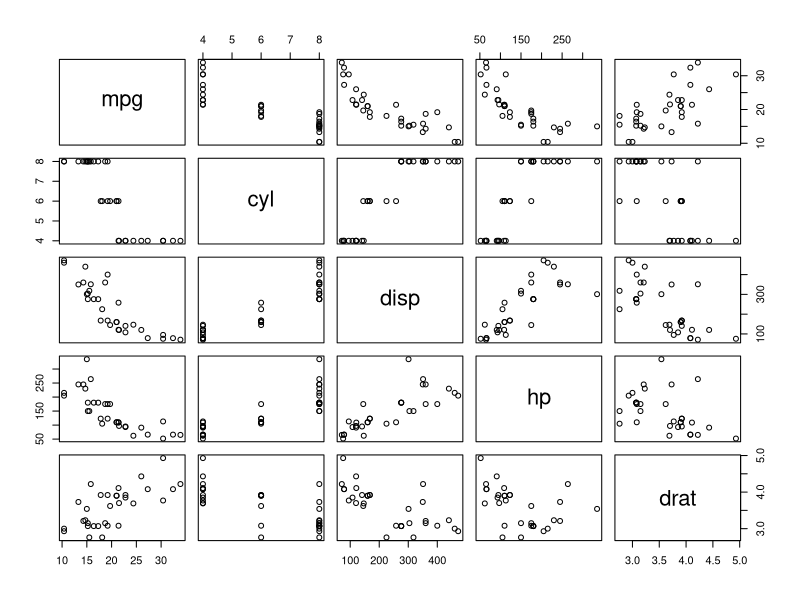
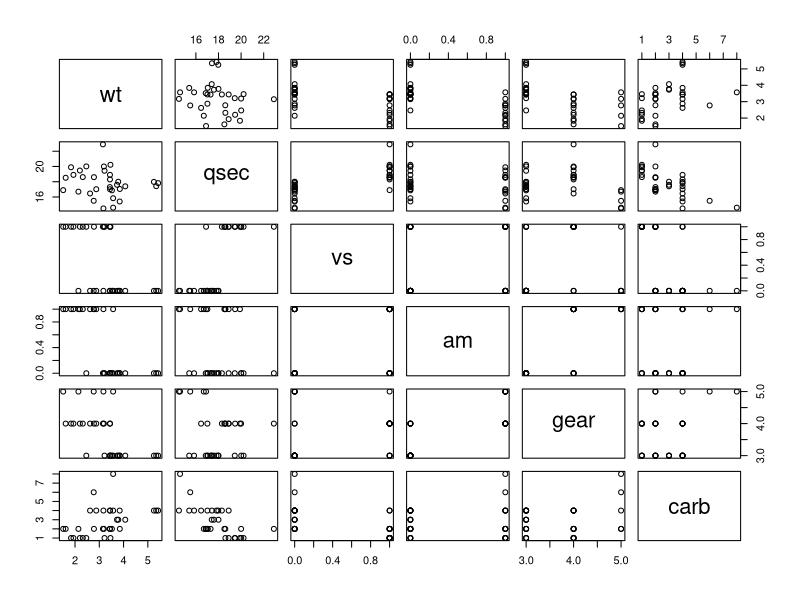
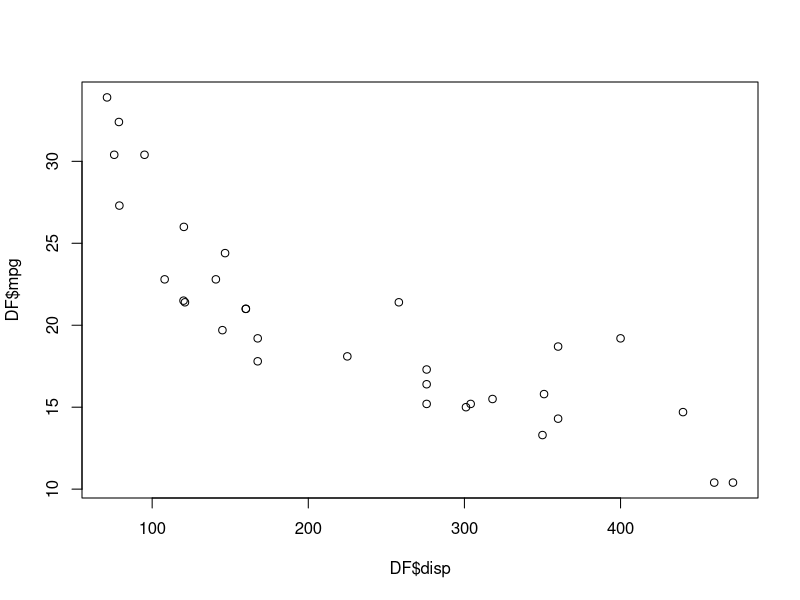
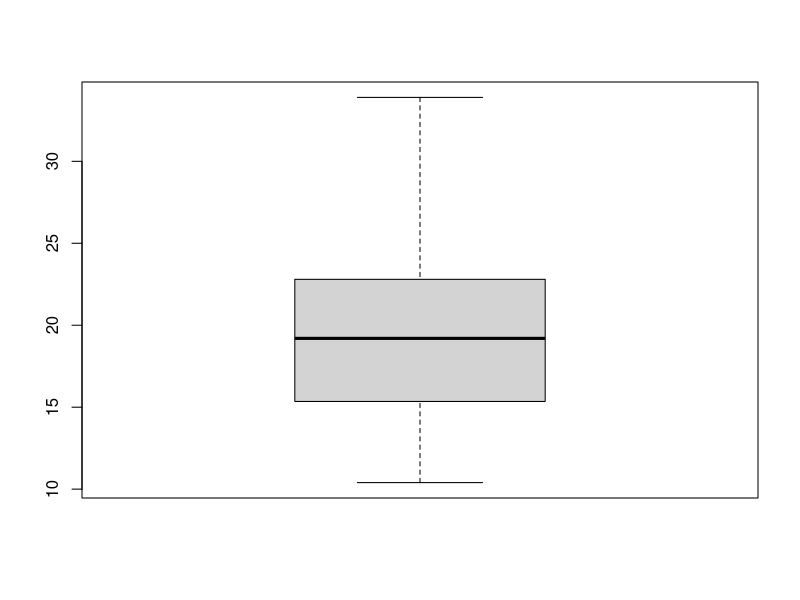
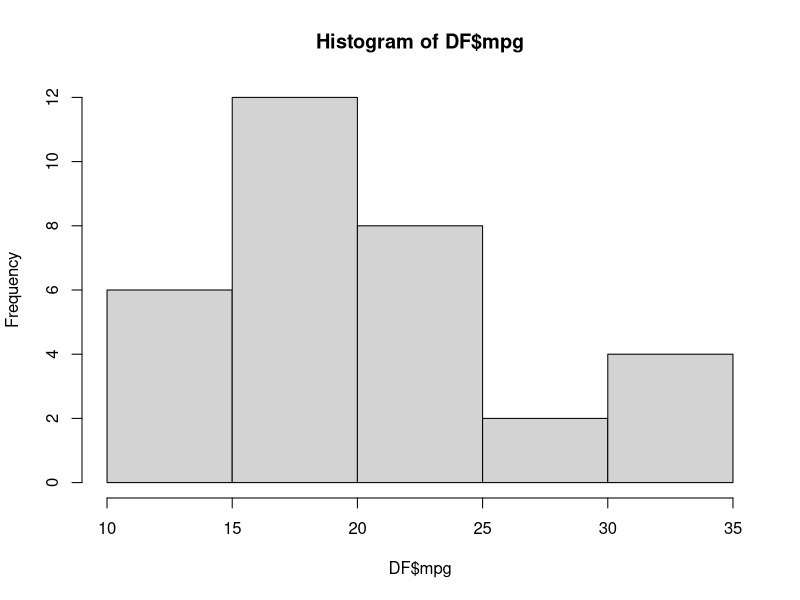
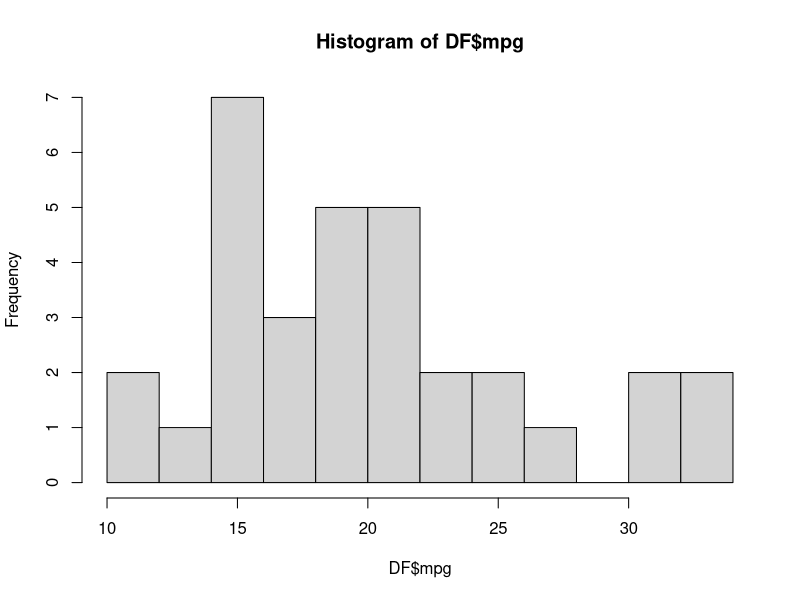
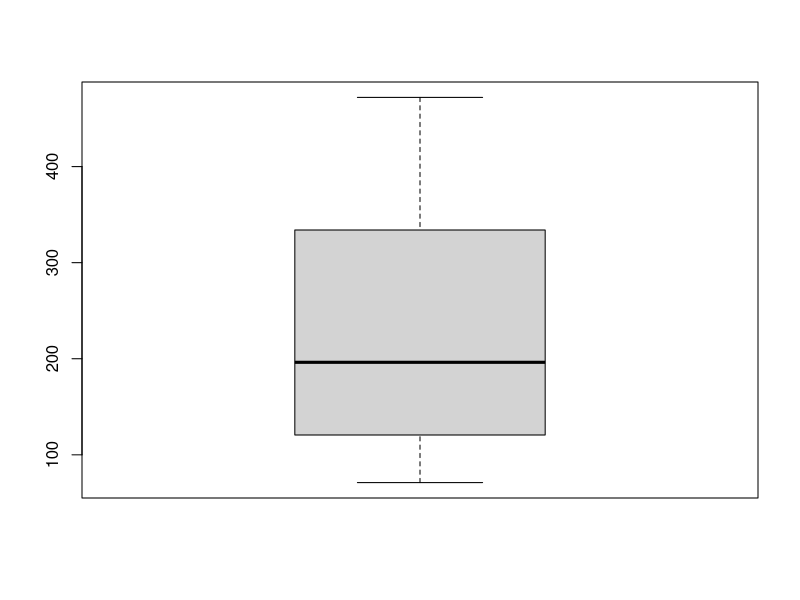
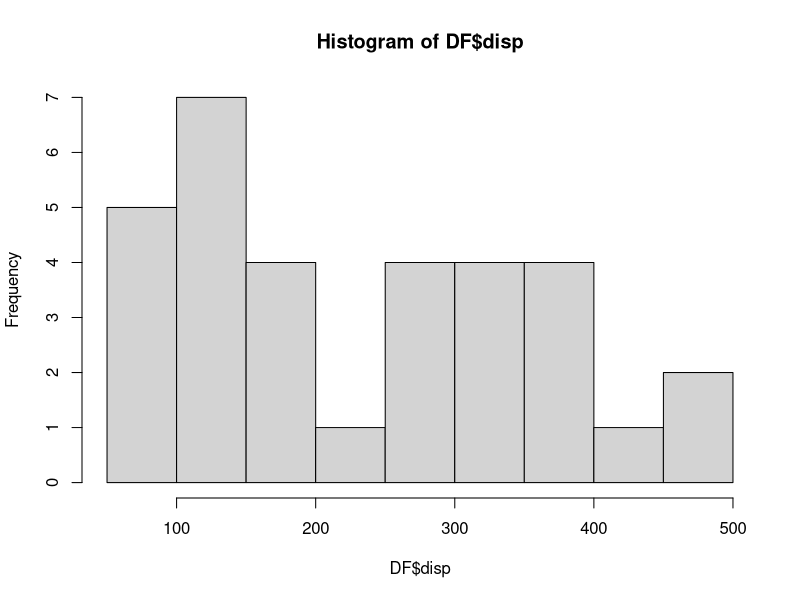

Write the R code that produced these figures, in order.
DF <- mtcars

# 산점도 그리기기
plot(DF[, c(1:5)])
plot(DF[,c(6:11)])

# 원하는 그래프만 그리기
plot(DF$mpg ~ DF$disp)

# disp -> 배기량, mpg -> 연비

# 상관계수 구하기
cor(DF$mpg, DF$disp)

# mpg(연비) 자세히 살펴보기
summary(DF$mpg)
boxplot(DF$mpg)

hist(DF$mpg)

hist(DF$mpg, breaks = 10)

# disp(배기량) 알아보기 
boxplot(DF$disp)

hist(DF$disp)

hist(DF$disp, breaks = 20)

